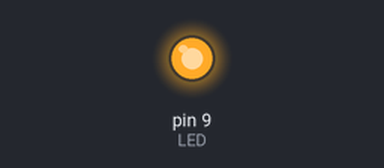
Bench run of a sketch on a simulated Arduino Uno, built with avr-gcc and run on an emulated ATmega328P. Shown: output pins drawn as LEDs (lit = HIGH). Storage starts empty; what the sketch prints to the serial monitor is not drawn.

Above: at 0.1 s.
Timing chart, 0 to 1.7 s (numbered marks = the images above):
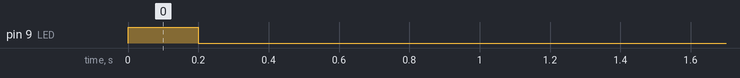

The sketch:

servidor_web_amenan_esp8266_graba_archivo_a_sd_prueba.ino
```cpp
#include <SPI.h>
#include "SdFat.h"
#include <Wire.h>

#define SSID "nodoA1"   // change this to match your WiFi SSID
#define PASS "pepepepe" // change this to match your WiFi password
#define PORT "80"      // using port 80 by default
//#define DEBUG true
#define LED             9
#define PULSADOR1       2

char buffer[128];
char OKrn[] = "OK\r\n";
byte inByte;
String cipSend = "AT+CIPSEND=0,2048";

char buffer2[10];

// SD chip select pin
const uint8_t chipSelect = 10;
// file system
SdFat SD;
File file;


byte wait_for_esp_response(int timeout, char* term=OKrn) {
  unsigned long t=millis();
  bool found=false;
  int i=0;
  int len=strlen(term);
  // wait for at most timeout milliseconds or if OK\r\n is found
  while(millis()<t+timeout) {
     if(Serial.available()) {
        buffer[i++]=Serial.read();
        if(i>=len) {
           if(strncmp(buffer+i-len, term, len)==0) {
              found=true;
              break;
           }
        }
     }
  }
  buffer[i]=0;
  return found;
}

void setup()
{
  Serial.begin(115200);
  //Serial.begin(57600);
  // pitido inicial
  pinMode(LED,OUTPUT);
  digitalWrite(LED,HIGH);
  delay(200);
  digitalWrite(LED,LOW);
  // setear al ESP8266

// setear al ESP8266 a 57600 (el arduino recibe mal a 115200)
  Serial.println(F("AT+UART_CUR=57600,8,1,0,0"));
  delay(500);
  Serial.end();
  Serial.begin(57600);
  delay(500);


  Serial.println(F("AT+CWMODE=3"));
  wait_for_esp_response(200);
  Serial.println(F("AT+CWDHCP=2,1"));
  wait_for_esp_response(200);
  Serial.println(F("AT+CIPMUX=1"));
  wait_for_esp_response(200);
  Serial.print(F("AT+CWSAP="));
  Serial.write(34);
  Serial.print(F("nodoA1"));
  Serial.write(34);    //comilla
  Serial.write(44);   //coma
  Serial.write(34);    //comilla
  Serial.print(PASS);
  Serial.write(34);    //comilla
  Serial.write(44);   //coma
  Serial.println(F("5,3"));
  wait_for_esp_response(1000);
  Serial.println("AT+CIPSERVER=1,80"); // turn on server on port 80
  wait_for_esp_response(1000);
  if (!SD.begin(chipSelect, SD_SCK_MHZ(50))) {
     digitalWrite(LED,HIGH);
  }
}


const byte numChars = 150;
char receivedChars[numChars];

char cadenita[6];

boolean newData = false;
boolean finalizado = false;
static boolean recvInProgress = false;
static byte ndx = 0;
static byte indice = 0;
char rc;
boolean bandera = false;
//File outFile;


void loop() {
     File outFile;
     outFile = SD.open("test1.txt", FILE_WRITE);

     while (Serial.available() > 0) {
        rc = Serial.read();

//        if ((rc == 'i') && (newData == false)) {
//          newData = true;
//        }

//        if (newData){

            receivedChars[ndx] = rc;
            ndx++;
            if (ndx >= 149){
                newData = false;
                ndx = 0;

//                if (rc == '/'){
//                  bandera = true;
//                }
//
//                if (rc == ' ') {
//                  bandera = false;
//                }
//
//                if (bandera == true){
//                  cadenita[indice] = rc;
//                  indice++;
//                }
//
//                if (indice == 5){
//                  indice = 0;
//                }

                outFile.print(receivedChars);
                //outFile.print(cadenita);
                Serial.println(F("AT+CIPCLOSE=0"));
                while(Serial.available()){Serial.read();}
                delay(2000);
                digitalWrite(LED,HIGH);
                delay(200);
                digitalWrite(LED,LOW);
                outFile.close();
           // }
          }
   }
}
```
